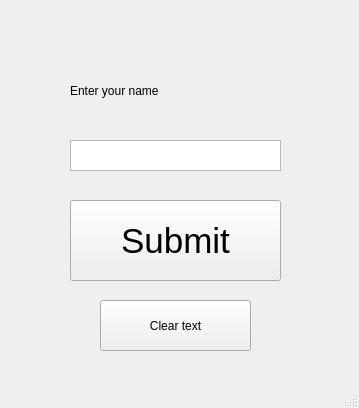
<?xml version="1.0" encoding="UTF-8"?>
<ui version="4.0">
 <class>MainWindow</class>
 <widget class="QMainWindow" name="MainWindow">
  <property name="geometry">
   <rect>
    <x>0</x>
    <y>0</y>
    <width>359</width>
    <height>408</height>
   </rect>
  </property>
  <property name="windowTitle">
   <string>MainWindow</string>
  </property>
  <widget class="QWidget" name="centralwidget">
   <widget class="QPushButton" name="pushButton">
    <property name="geometry">
     <rect>
      <x>70</x>
      <y>200</y>
      <width>211</width>
      <height>81</height>
     </rect>
    </property>
    <property name="font">
     <font>
      <pointsize>26</pointsize>
     </font>
    </property>
    <property name="text">
     <string>Submit</string>
    </property>
   </widget>
   <widget class="QTextEdit" name="textEdit">
    <property name="geometry">
     <rect>
      <x>70</x>
      <y>140</y>
      <width>211</width>
      <height>31</height>
     </rect>
    </property>
   </widget>
   <widget class="QLabel" name="label">
    <property name="geometry">
     <rect>
      <x>70</x>
      <y>60</y>
      <width>211</width>
      <height>61</height>
     </rect>
    </property>
    <property name="text">
     <string>Enter your name</string>
    </property>
   </widget>
   <widget class="QPushButton" name="pushButton_2">
    <property name="geometry">
     <rect>
      <x>100</x>
      <y>300</y>
      <width>151</width>
      <height>51</height>
     </rect>
    </property>
    <property name="text">
     <string>Clear text</string>
    </property>
   </widget>
  </widget>
  <widget class="QMenuBar" name="menubar">
   <property name="geometry">
    <rect>
     <x>0</x>
     <y>0</y>
     <width>359</width>
     <height>21</height>
    </rect>
   </property>
  </widget>
  <widget class="QStatusBar" name="statusbar"/>
 </widget>
 <resources/>
 <connections/>
</ui>
